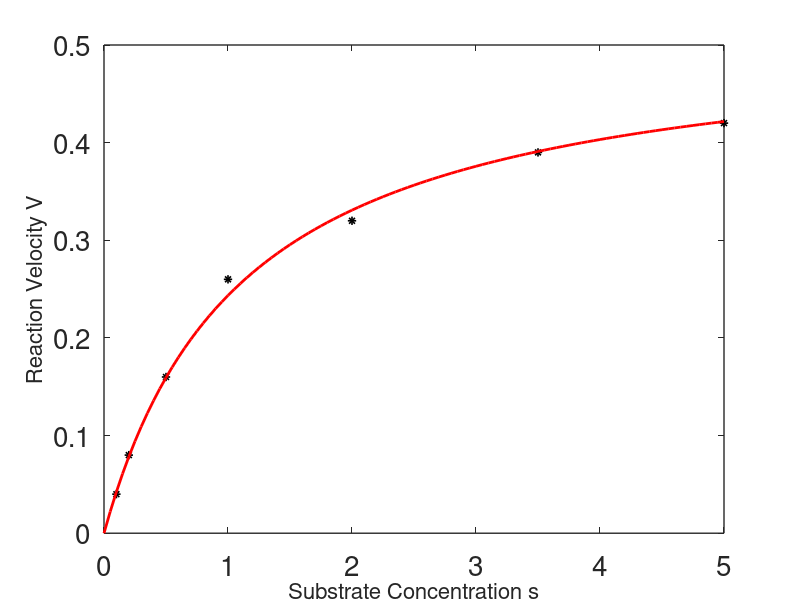
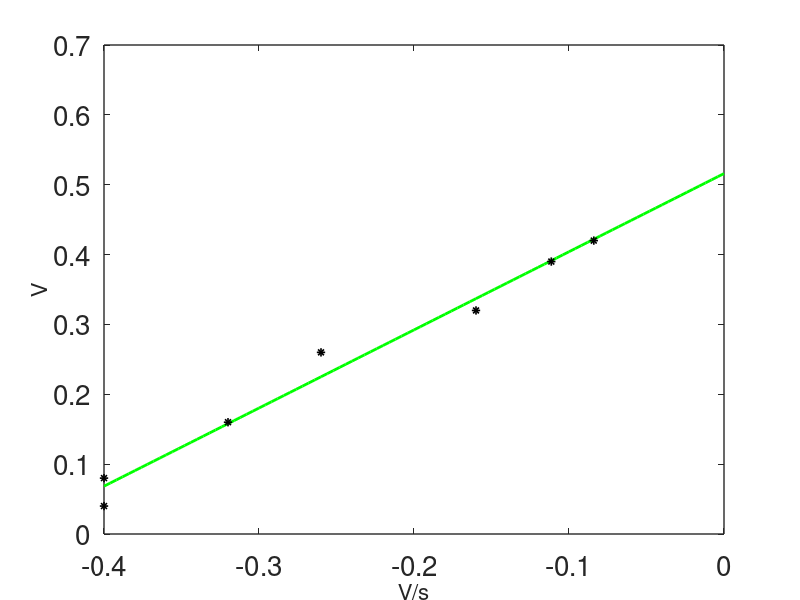

MATLAB code for these plots, in order:
clear all
close all
clc

set(0,                           ...
   'defaultaxesfontsize', 20,   ...
   'defaultaxeslinewidth', 1.0, ...
   'defaultlinelinewidth', 1.2, ...
   'defaultpatchlinewidth', 0.7);

   
   N=7;
S=[.1;.2;.5;1;2;3.5;5];
V=[.04;.08;.16;.26;.32;.39;.42];
A=[ones(1,N)',-V./S];
B=transpose(A)*A;
c=transpose(A)*V;
b=B\c;
s=[0:100]/20;
g=b(1)*s./(s+b(2));
figure(1);
plot(S,V,'k*',s,g,'r','linewidth',2)
xlabel('Substrate Concentration s','fontsize',16)
ylabel('Reaction Velocity V','fontsize',16)
t=-.004*[0:100];
f=b(1)+t*b(2);

figure(2)
plot(t,f,'g','linewidth',2)
hold on
plot(-V./S,V,'k*')
hold off
xlabel('V/s','fontsize',16)
ylabel('V','fontsize',16)
